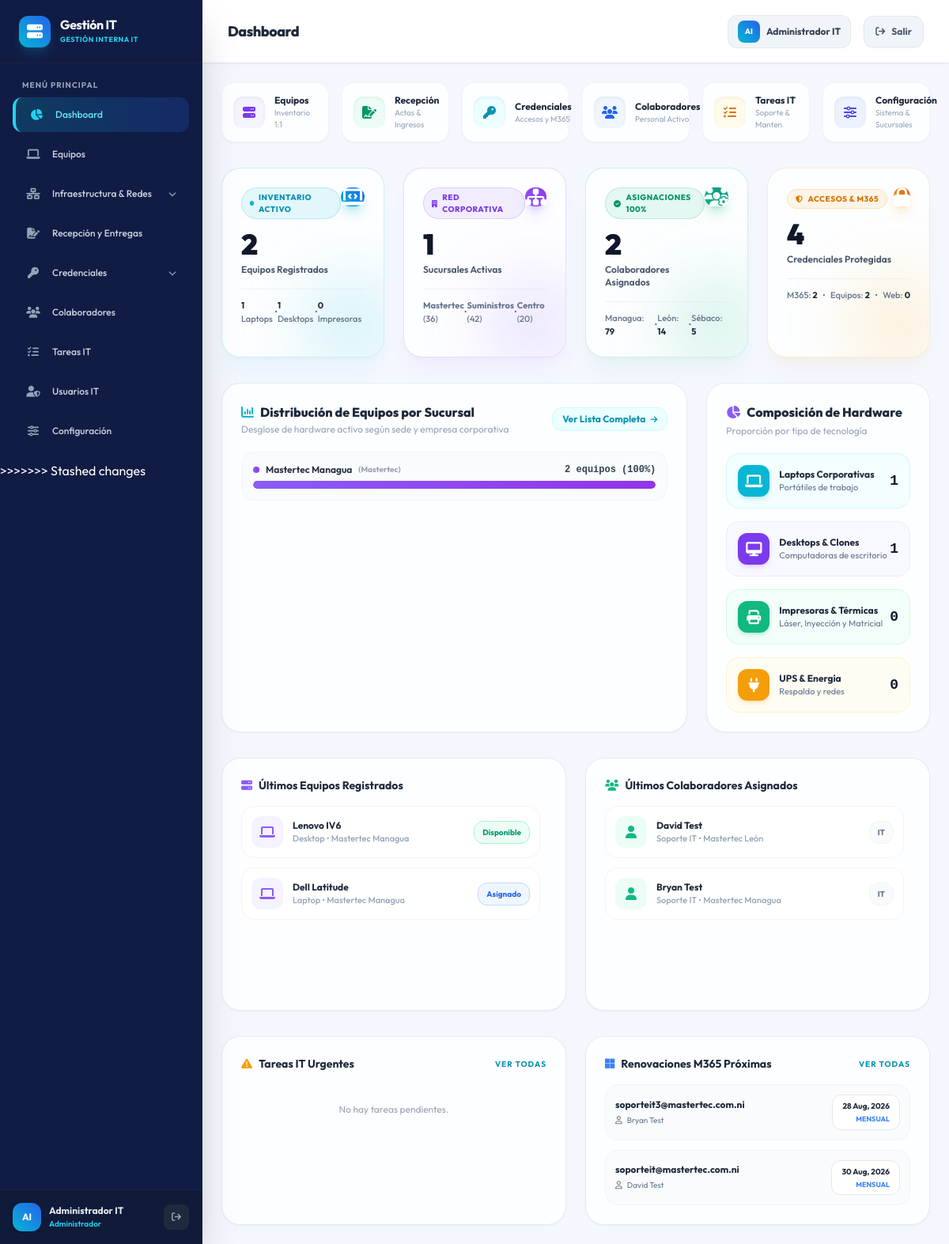
The page /index.php (signed in) on the database its author committed.
### tables this page shows
CREATE TABLE IF NOT EXISTS `equipos` (
    `id` INT AUTO_INCREMENT PRIMARY KEY,
    `sucursal_id` INT NOT NULL,
    `tipo` ENUM('Laptop', 'Desktop', 'Servidor', 'Maquina Virtual', 'Switch', 'Firewall', 'AP', 'Impresora', 'Celular', 'Control de acceso', 'Otro') NOT NULL,
    `marca` VARCHAR(50),
    `modelo` VARCHAR(100),
    `service_tag_sn` VARCHAR(100) UNIQUE,
    `ip_direccion` VARCHAR(50),
    `procesador` VARCHAR(150),
    `disco` VARCHAR(100),
    `ram` VARCHAR(50),
    `estado` ENUM('Disponible', 'Asignado', 'Mantenimiento', 'De Baja') DEFAULT 'Disponible',
    `notas` TEXT,
    `proveedor_origen` VARCHAR(150),
    `registrado_por` VARCHAR(150) NULL,
    CONSTRAINT `fk_equipo_sucursal` FOREIGN KEY (`sucursal_id`) REFERENCES `sucursales`(`id`) ON DELETE RESTRICT,
    INDEX `idx_sucursal_equipo` (`sucursal_id`),
    INDEX `idx_estado_equipo` (`estado`)
);

CREATE TABLE IF NOT EXISTS `sucursales` (
    `id` INT AUTO_INCREMENT PRIMARY KEY,
    `empresa_id` INT NOT NULL,
    `nombre` VARCHAR(100) NOT NULL,
    `ubicacion` VARCHAR(255),
    CONSTRAINT `fk_sucursal_empresa` FOREIGN KEY (`empresa_id`) REFERENCES `empresas`(`id`) ON DELETE CASCADE,
    INDEX `idx_empresa` (`empresa_id`)
);

CREATE TABLE IF NOT EXISTS `empleados` (
    `id` INT AUTO_INCREMENT PRIMARY KEY,
    `sucursal_id` INT NOT NULL,
    `nombre` VARCHAR(100) NOT NULL,
    `cargo` VARCHAR(100),
    `departamento` VARCHAR(100),
    `estado` ENUM('Activo', 'Inactivo') DEFAULT 'Activo',
    CONSTRAINT `fk_empleado_sucursal` FOREIGN KEY (`sucursal_id`) REFERENCES `sucursales`(`id`) ON DELETE RESTRICT,
    INDEX `idx_sucursal` (`sucursal_id`)
);

CREATE TABLE IF NOT EXISTS `cuentas_m365` (
    `id` INT AUTO_INCREMENT PRIMARY KEY,
    `empleado_id` INT NULL,
    `correo` VARCHAR(150) NOT NULL UNIQUE,
    `licencia_tipo` VARCHAR(100),
    `password_cifrado` VARCHAR(255) NULL,
    `fecha_inicializacion` DATE NOT NULL,
    `ciclo_facturacion` ENUM('Mensual', 'Anual') DEFAULT 'Mensual',
    `fecha_proximo_pago` DATE NOT NULL,
    `estado` ENUM('Activa', 'Suspendida', 'Eliminada') DEFAULT 'Activa',
    CONSTRAINT `fk_m365_empleado` FOREIGN KEY (`empleado_id`) REFERENCES `empleados`(`id`) ON DELETE SET NULL,
    INDEX `idx_empleado_m365` (`empleado_id`),
    INDEX `idx_fecha_pago` (`fecha_proximo_pago`)
);

### index.php (the view, shortened to what the rows shown need)
<?php
$db_connected = false;
$setup_needed = false;
$error_msg = '';
$m365_proximos = [];
$ultimos_equipos = [];
$ultimos_colaboradores = [];
try {
    $db = Database::getConexion();
    $db_connected = true;
    $stmt = $db->query("SHOW TABLES LIKE 'equipos'");
    if ($stmt->rowCount() == 0) {
        $setup_needed = true;
    } else {
        $stmt_m365 = $db->query("
            SELECT c.id, c.correo, c.licencia_tipo, c.fecha_proximo_pago, c.ciclo_facturacion, emp.nombre AS empleado_nombre
            FROM cuentas_m365 c
            LEFT JOIN empleados emp ON c.empleado_id = emp.id
            WHERE c.estado = 'Activa'
            ORDER BY c.fecha_proximo_pago ASC
            LIMIT 5
        ");
        $m365_proximos = $stmt_m365->fetchAll();
        $stmt_ultimos_equipos = $db->query("
            SELECT eq.id, eq.tipo, eq.marca, eq.modelo, eq.service_tag_sn, eq.estado, s.nombre as sucursal_nombre
            FROM equipos eq
            LEFT JOIN sucursales s ON eq.sucursal_id = s.id
            ORDER BY eq.id DESC
            LIMIT 5
        ");
        $ultimos_equipos = $stmt_ultimos_equipos->fetchAll();
        $stmt_ultimos_colaboradores = $db->query("
            SELECT emp.id, emp.nombre, emp.cargo, emp.departamento, s.nombre as sucursal_nombre
            FROM empleados emp
            LEFT JOIN sucursales s ON emp.sucursal_id = s.id
            WHERE emp.cargo NOT IN ('Sucursal', 'Empresa')
            ORDER BY emp.id DESC
            LIMIT 5
        ");
        $ultimos_colaboradores = $stmt_ultimos_colaboradores->fetchAll();
    }
} catch (Exception $e) {
    $db_connected = false;
    $error_msg = $e->getMessage();
}
require_once __DIR__ . '/includes/header.php';
?>
<?php if (!$db_connected || $setup_needed): ?>
<div class="max-w-3xl mx-auto my-12">
    <div class="glass-panel rounded-3xl p-8 border-l-4 border-amber-500 shadow-2xl relative overflow-hidden bg-white/80 backdrop-blur-xl">
        <div class="absolute -right-16 -top-16 h-40 w-40 rounded-full bg-amber-500/10 blur-3xl"></div>
        <div class="flex items-start gap-5">
            <div class="h-14 w-14 rounded-2xl bg-amber-500/10 border border-amber-500/20 flex items-center justify-center text-amber-500 text-2xl shrink-0">
                <i class="fa-solid fa-triangle-exclamation animate-bounce"></i>
            </div>
            <div>
                <h2 class="text-xl font-bold text-slate-800 mb-2">Base de Datos no Inicializada</h2>
                <p class="text-slate-500 text-sm leading-relaxed mb-6">
                    El sistema detectó que el servidor local de base de datos no está listo o las tablas de infraestructura no han sido creadas.
                    Por favor, asegúrate de iniciar el servicio MySQL en tu panel de control de XAMPP.
                </p>
                <?php if ($error_msg): ?>
                <div class="bg-slate-900 border border-slate-800 rounded-xl p-4 mb-6 font-mono text-xs text-rose-400 overflow-x-auto">
                    <strong>Detalle del Error:</strong><br>
                    <?= htmlspecialchars($error_msg) ?>
                </div>
                <?php endif; ?>
                <div class="flex flex-col sm:flex-row gap-4 items-stretch sm:items-center">
                    <a href="config/setup_db.php" target="_blank" class="px-5 py-3 rounded-xl bg-amber-500 hover:bg-amber-600 text-black font-semibold text-sm transition flex items-center justify-center gap-2 shadow-lg shadow-amber-500/10">
                        <i class="fa-solid fa-screwdriver-wrench"></i> Inicializar Base de Datos (setup_db.php)
                    </a>
                    <button onclick="window.location.reload();" class="px-5 py-3 rounded-xl bg-slate-100 hover:bg-slate-200 text-slate-700 font-medium text-sm transition border border-slate-200 flex items-center justify-center gap-2">
                        <i class="fa-solid fa-arrows-rotate"></i> Reintentar Conexión
                    </button>
                </div>
            </div>
        </div>
    </div>
</div>
<?php else: ?>
<div class="max-w-[1400px] mx-auto space-y-8 animate-fade-in-up">
    <div class="grid grid-cols-1 lg:grid-cols-2 gap-6">
        <div class="bg-white/80 backdrop-blur-xl rounded-3xl p-6 shadow-sm border border-slate-200/80 flex flex-col h-80 overflow-hidden">
            <div class="overflow-y-auto pr-2 custom-scrollbar flex-1">
                <?php if (empty($ultimos_equipos)): ?>
                    <div class="text-center text-slate-400 py-8 text-sm">No hay equipos registrados.</div>
                <?php else: ?>
                    <div class="space-y-3">
                        <?php foreach ($ultimos_equipos as $eq):
                            $badge_color = 'bg-slate-100 text-slate-600 border-slate-200';
                            if ($eq['estado'] == 'Asignado') $badge_color = 'bg-blue-50 text-blue-600 border-blue-200';
                            if ($eq['estado'] == 'Disponible') $badge_color = 'bg-emerald-50 text-emerald-600 border-emerald-200';
                        ?>
                            <div class="flex items-center justify-between p-3 rounded-2xl border border-slate-100 hover:border-violet-200 hover:shadow-sm transition bg-white/90">
                                <div class="flex items-center gap-3">
                                    <div class="h-10 w-10 rounded-xl bg-violet-50 text-violet-500 flex items-center justify-center shrink-0">
                                        <i class="fa-solid fa-laptop"></i>
                                    </div>
                                    <div>
                                        <p class="text-xs font-bold text-slate-800"><?= htmlspecialchars($eq['marca'] . ' ' . $eq['modelo']) ?></p>
                                        <p class="text-[11px] text-slate-400 font-medium"><?= htmlspecialchars($eq['tipo']) ?> • <?= htmlspecialchars($eq['sucursal_nombre'] ?? 'N/A') ?></p>
                                    </div>
                                </div>
                                <span class="px-2.5 py-1.5 rounded-xl text-[10px] font-bold border <?= $badge_color ?>">
                                    <?= htmlspecialchars($eq['estado']) ?>
                                </span>
                            </div>
                        <?php endforeach; ?>
                    </div>
                <?php endif; ?>
            </div>
        </div>
        <div class="bg-white/80 backdrop-blur-xl rounded-3xl p-6 shadow-sm border border-slate-200/80 flex flex-col h-80 overflow-hidden">
            <div class="overflow-y-auto pr-2 custom-scrollbar flex-1">
                <?php if (empty($ultimos_colaboradores)): ?>
                    <div class="text-center text-slate-400 py-8 text-sm">No hay colaboradores registrados.</div>
                <?php else: ?>
                    <div class="space-y-3">
                        <?php foreach ($ultimos_colaboradores as $col): ?>
                            <div class="flex items-center justify-between p-3 rounded-2xl border border-slate-100 hover:border-emerald-200 hover:shadow-sm transition bg-white/90">
                                <div class="flex items-center gap-3">
                                    <div class="h-10 w-10 rounded-xl bg-emerald-50 text-emerald-500 flex items-center justify-center shrink-0">
                                        <i class="fa-solid fa-user"></i>
                                    </div>
                                    <div>
                                        <p class="text-xs font-bold text-slate-800"><?= htmlspecialchars($col['nombre']) ?></p>
                                        <p class="text-[11px] text-slate-400 font-medium"><?= htmlspecialchars($col['cargo']) ?> • <?= htmlspecialchars($col['sucursal_nombre'] ?? 'Managua') ?></p>
                                    </div>
                                </div>
                                <span class="text-[10px] font-bold text-slate-500 bg-slate-50 px-2.5 py-1.5 rounded-xl border border-slate-100">
                                    <?= htmlspecialchars($col['departamento'] ?? 'General') ?>
                                </span>
                            </div>
                        <?php endforeach; ?>
                    </div>
                <?php endif; ?>
            </div>
        </div>
    </div>
    <div class="grid grid-cols-1 lg:grid-cols-2 gap-6">
        <div class="bg-white/80 backdrop-blur-xl rounded-3xl p-6 shadow-sm border border-slate-200/80">
            <?php if (empty($m365_proximos)): ?>
                <div class="p-6 text-center text-slate-400 text-xs">No hay renovaciones próximas.</div>
            <?php else: ?>
                <div class="space-y-3">
                    <?php foreach ($m365_proximos as $m): ?>
                        <div class="flex items-center justify-between gap-3 p-3 rounded-2xl bg-slate-50/80 border border-slate-100 hover:border-blue-200 transition">
                            <div class="overflow-hidden">
                                <p class="text-xs font-bold text-slate-800 truncate"><?= htmlspecialchars($m['correo']) ?></p>
                                <p class="text-[10px] text-slate-500 mt-1 truncate"><i class="fa-regular fa-user mr-1"></i> <?= htmlspecialchars($m['empleado_nombre'] ?? 'N/A') ?></p>
                            </div>
                            <div class="text-right shrink-0 bg-white border border-slate-200 px-3 py-1.5 rounded-xl">
                                <p class="text-[10px] font-bold text-slate-800"><?= date('d M, Y', strtotime($m['fecha_proximo_pago'])) ?></p>
                                <p class="text-[9px] text-blue-500 font-bold uppercase mt-0.5"><?= $m['ciclo_facturacion'] ?></p>
                            </div>
                        </div>
                    <?php endforeach; ?>
                </div>
            <?php endif; ?>
        </div>
    </div>
</div>
<?php endif; ?>
<?php
require_once __DIR__ . '/includes/footer.php';
?>

### rows shown on the page
equipos: marca+modelo "Lenovo IV6", tipo "Desktop", sucursal.nombre "Mastertec Managua", estado "Disponible"
equipos: marca+modelo "Dell Latitude", tipo "Laptop", sucursal.nombre "Mastertec Managua", estado "Asignado"
empleados: nombre "David Test", cargo "Soporte IT", sucursal.nombre "Mastertec León", departamento "IT"
empleados: nombre "Bryan Test", cargo "Soporte IT", sucursal.nombre "Mastertec Managua", departamento "IT"
cuentas_m365: correo "soporteit3@mastertec.com.ni", empleado.nombre "Bryan Test", fecha_proximo_pago "28 Aug, 2026", ciclo_facturacion "MENSUAL"
cuentas_m365: correo "soporteit@mastertec.com.ni", empleado.nombre "David Test", fecha_proximo_pago "30 Aug, 2026", ciclo_facturacion "MENSUAL"

### other values the page prints
$system_name "Gestión IT"
$item['label'] "Dashboard"
$item['label'] "Equipos"
$item['label'] "Infraestructura & Redes"
$item['label'] "Recepción y Entregas"
$item['label'] "Credenciales"
$item['label'] "Colaboradores"
$item['label'] "Tareas IT"
$item['label'] "Usuarios IT"
$item['label'] "Configuración"
$iniciales "AI"
$_SESSION['user_nombre'] "Administrador IT"
$_SESSION['user_rol'] "Administrador"
$topbar_title "Dashboard"
$kpis['total_equipos'] "2"
